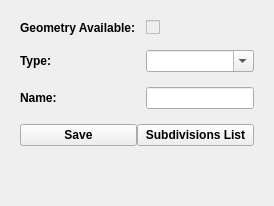
                                  <widget class="QWidget" name="page_city">
                                    <layout class="QVBoxLayout" name="verticalLayout_23">
                                      <item>
                                        <widget class="QWidget" name="widget_11" native="true">
                                          <layout class="QGridLayout" name="gridLayout_9">
                                            <item row="0" column="0">
                                              <layout class="QFormLayout" name="formLayout_city">
                                                <property name="horizontalSpacing">
                                                  <number>10</number>
                                                </property>
                                                <property name="verticalSpacing">
                                                  <number>15</number>
                                                </property>
                                                <item row="0" column="0">
                                                  <widget class="QLabel" name="label_26_geo_avail">
                                                    <property name="font">
                                                      <font>
                                                        <weight>75</weight>
                                                        <bold>true</bold>
                                                      </font>
                                                    </property>
                                                    <property name="text">
                                                      <string>Geometry Available:</string>
                                                    </property>
                                                  </widget>
                                                </item>
                                                <item row="0" column="1">
                                                  <widget class="QCheckBox" name="is_city">
                                                    <property name="enabled">
                                                      <bool>false</bool>
                                                    </property>
                                                    <property name="toolTip">
                                                      <string>&lt;html&gt;&lt;head/&gt;&lt;body&gt;&lt;p&gt;Indicator of geometry availability for subdivision&lt;/p&gt;&lt;/body&gt;&lt;/html&gt;</string>
                                                    </property>
                                                    <property name="text">
                                                      <string />
                                                    </property>
                                                  </widget>
                                                </item>
                                                <item row="1" column="0">
                                                  <widget class="QLabel" name="label_27">
                                                    <property name="font">
                                                      <font>
                                                        <weight>75</weight>
                                                        <bold>true</bold>
                                                      </font>
                                                    </property>
                                                    <property name="text">
                                                      <string>Type:</string>
                                                    </property>
                                                  </widget>
                                                </item>
                                                <item row="1" column="1">
                                                  <widget class="QComboBox" name="type_city">
                                                    <property name="toolTip">
                                                      <string>&lt;html&gt;&lt;head/&gt;&lt;body&gt;&lt;p&gt;Select subdivision type&lt;/p&gt;&lt;/body&gt;&lt;/html&gt;</string>
                                                    </property>
                                                    <property name="editable">
                                                      <bool>true</bool>
                                                    </property>
                                                  </widget>
                                                </item>
                                                <item row="2" column="0">
                                                  <widget class="QLabel" name="label_32">
                                                    <property name="font">
                                                      <font>
                                                        <weight>75</weight>
                                                        <bold>true</bold>
                                                      </font>
                                                    </property>
                                                    <property name="text">
                                                      <string>Name:</string>
                                                    </property>
                                                  </widget>
                                                </item>
                                                <item row="2" column="1">
                                                  <widget class="QLineEdit" name="nom_city">
                                                    <property name="maximumSize">
                                                      <size>
                                                        <width>400</width>
                                                        <height>16777215</height>
                                                      </size>
                                                    </property>
                                                    <property name="toolTip">
                                                      <string>&lt;html&gt;&lt;head/&gt;&lt;body&gt;&lt;p align="right"&gt;The subdivision name must not be concatenated with the subdivision type, e.g.&lt;span style=" font-weight:600;"&gt; El Bortegal Cooperative &lt;/span&gt;&lt;/p&gt;&lt;p align="right"&gt;&lt;span style=" font-weight:600;"&gt;Subdivision Type: &lt;/span&gt;Cooperative&lt;/p&gt;&lt;p align="right"&gt;&lt;span style=" font-weight:600;"&gt;Subdivision Name:&lt;/span&gt;&lt;span style=" font-weight:600;"/&gt;El Bortegal&lt;/p&gt;&lt;/body&gt;&lt;/html&gt;</string>
                                                    </property>
                                                  </widget>
                                                </item>
                                                <item row="3" column="0" colspan="2">
                                                  <layout class="QHBoxLayout" name="horizontalLayout_14">
                                                    <item>
                                                      <widget class="QPushButton" name="submit_city">
                                                        <property name="maximumSize">
                                                          <size>
                                                            <width>150</width>
                                                            <height>16777215</height>
                                                          </size>
                                                        </property>
                                                        <property name="font">
                                                          <font>
                                                            <weight>75</weight>
                                                            <bold>true</bold>
                                                          </font>
                                                        </property>
                                                        <property name="toolTip">
                                                          <string>Save information and geometry in the database</string>
                                                        </property>
                                                        <property name="text">
                                                          <string>Save</string>
                                                        </property>
                                                        <property name="icon">
                                                          <iconset>
                                                            <normaloff>../icons/icons8-save-50.png</normaloff>../icons/icons8-save-50.png</iconset>
                                                        </property>
                                                      </widget>
                                                    </item>
                                                    <item>
                                                      <widget class="QPushButton" name="list_cities">
                                                        <property name="maximumSize">
                                                          <size>
                                                            <width>150</width>
                                                            <height>16777215</height>
                                                          </size>
                                                        </property>
                                                        <property name="font">
                                                          <font>
                                                            <weight>75</weight>
                                                            <bold>true</bold>
                                                          </font>
                                                        </property>
                                                        <property name="toolTip">
                                                          <string>Save information and geometry in the database</string>
                                                        </property>
                                                        <property name="text">
                                                          <string>Subdivisions List</string>
                                                        </property>
                                                        <property name="icon">
                                                          <iconset>
                                                            <normaloff>../icons/icons8-list-50.png</normaloff>../icons/icons8-list-50.png</iconset>
                                                        </property>
                                                      </widget>
                                                    </item>
                                                  </layout>
                                                </item>
                                              </layout>
                                            </item>
                                          </layout>
                                        </widget>
                                      </item>
                                      <item>
                                        <spacer name="verticalSpacer_7">
                                          <property name="orientation">
                                            <enum>Qt::Vertical</enum>
                                          </property>
                                          <property name="sizeHint" stdset="0">
                                            <size>
                                              <width>20</width>
                                              <height>40</height>
                                            </size>
                                          </property>
                                        </spacer>
                                      </item>
                                    </layout>
                                  </widget>
